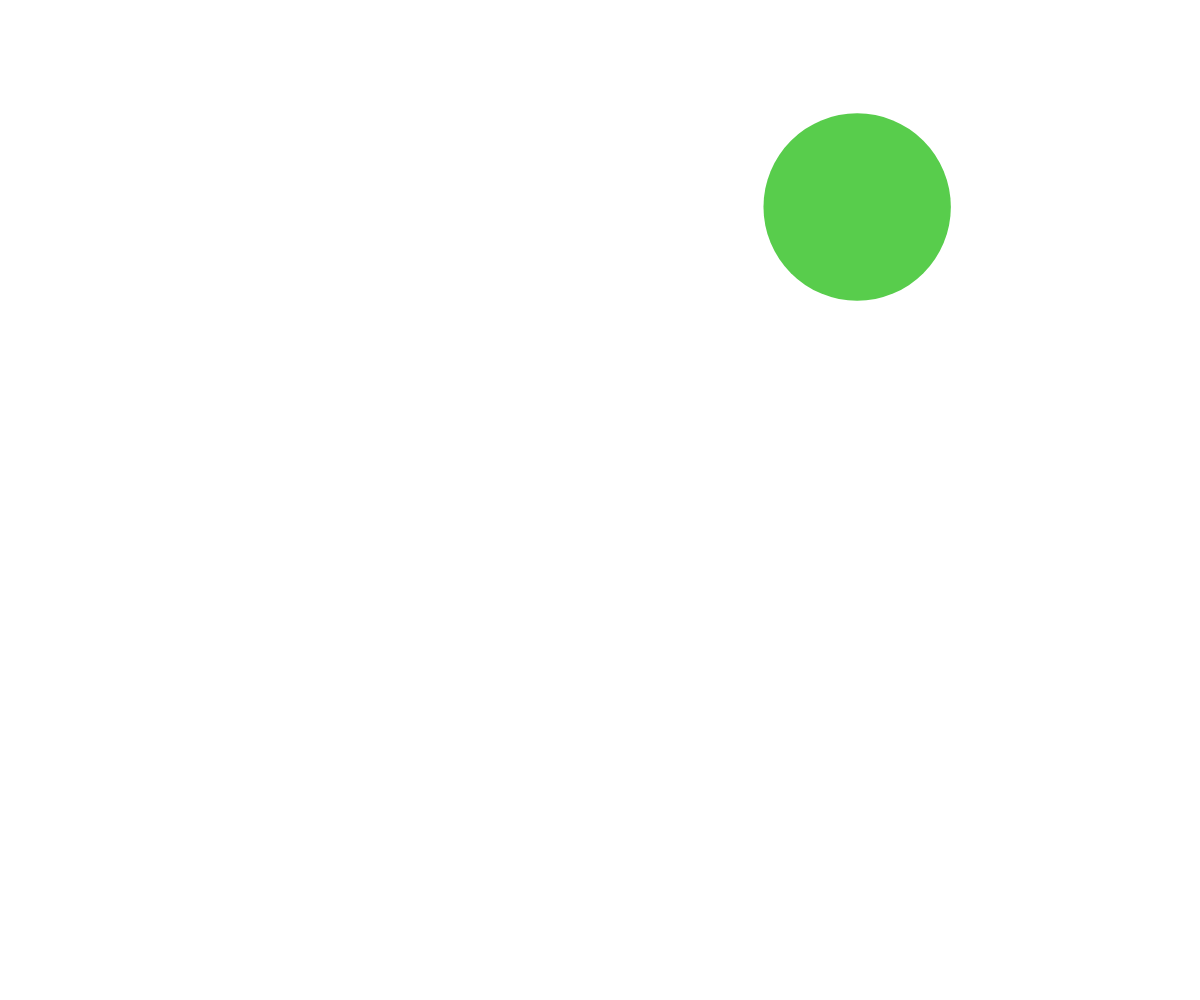
Frame 1 (no input)
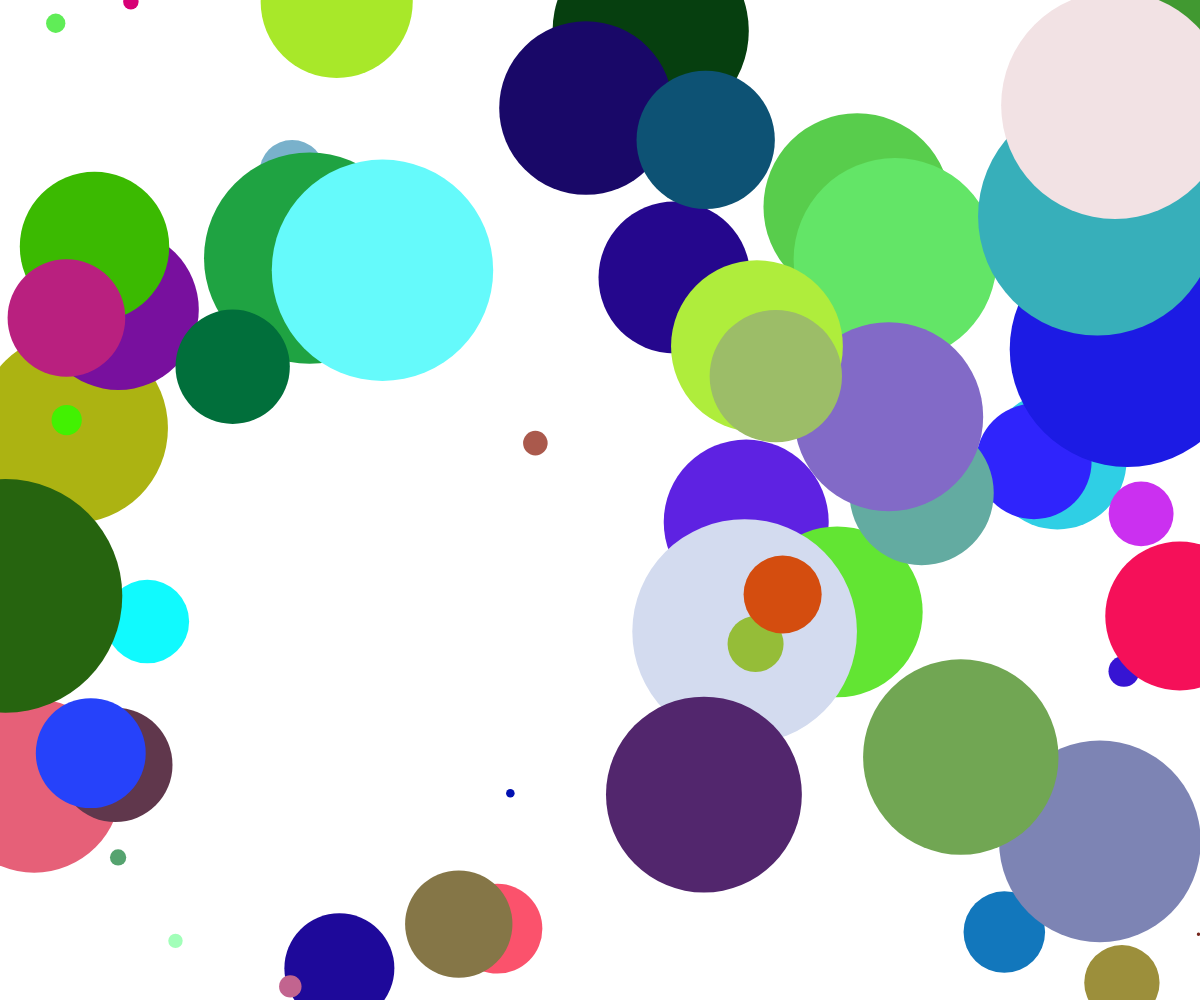
Frame 60 (no input)
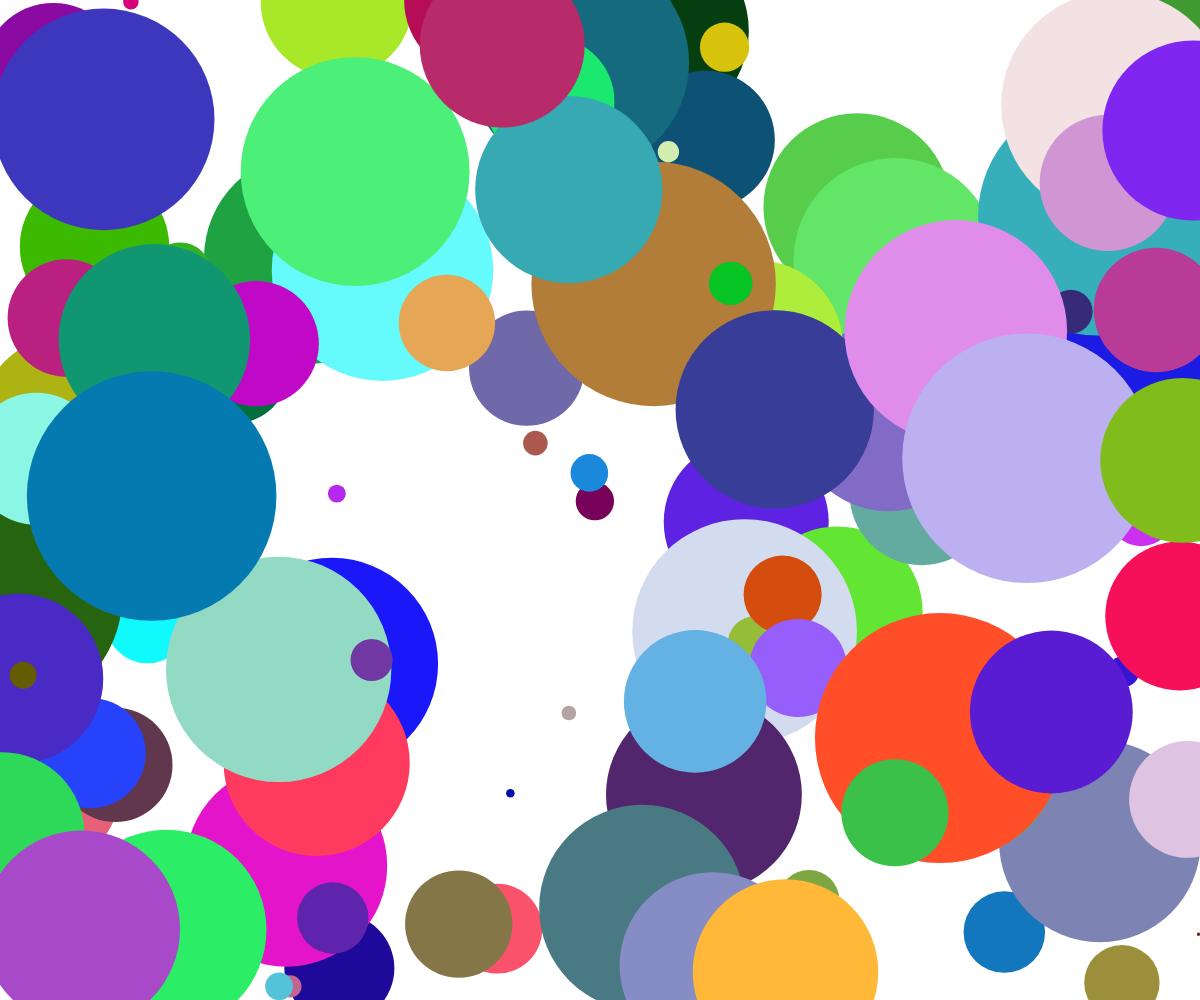
Frame 120 (the mouse pressed at the canvas centre since frame 60)

The p5.js sketch that drew these frames (run headless with seeded random() and noise() and a simulated clock; from frame 60 on, the mouse is pressed at the canvas centre):

// p5.js sketch
// ── sketch.js
// Project Title
// Your Name
// Date
//
// Extra for Experts:
// - describe what you did to take this project "above and beyond"


async function setup() {
  createCanvas(windowWidth, windowHeight);
  noStroke();
}

function draw() {
  makeRandomCircles();
}

function makeRandomCircles() {
  let x = random(0, windowWidth);
  let y = random(0, windowHeight);
  let diameter = random(0,250);
  fill(random(255), random(255), random(255));
  circle(x,y, diameter);
}
